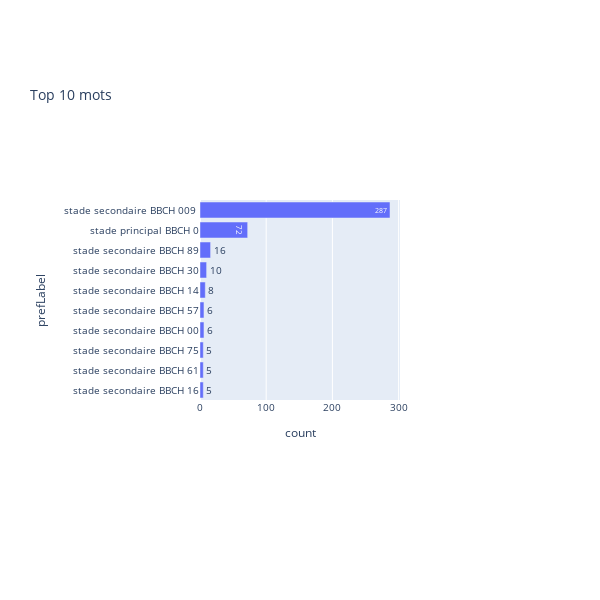

Notebook code cell kept with this figure:
### Code cell
df_sort = d2kab_baseline_freq[:10].sort_values(by='count')
fig = px.bar(df_sort, x='count', y='prefLabel',  orientation='h', text='count',
             height=600,
             title='Top 10 mots')

fig.update_layout(
    margin=dict(t=200, r=200, b=200, l=200),
    showlegend=False,
    font_size=10,
    width=600, height=600,
    autosize=False)


fig.show()

### Figure 1 — Plotly figure (JSON) as saved in the notebook; plotly's stock layout.template omitted (floating-point values rounded to 4 significant figures)
{"data": [{"alignmentgroup": "True", "hovertemplate": "count=%{text}<br>prefLabel=%{y}<extra></extra>", "legendgroup": "", "marker": {"color": "#636efa"}, "name": "", "offsetgroup": "", "orientation": "h", "showlegend": false, "text": [5, 5, 5, 6, 6, 8, 10, 16, 72, 287], "textposition": "auto", "type": "bar", "x": [5, 5, 5, 6, 6, 8, 10, 16, 72, 287], "xaxis": "x", "y": ["stade secondaire BBCH 16", "stade secondaire BBCH 61", "stade secondaire BBCH 75", "stade secondaire BBCH 00", "stade secondaire BBCH 57", "stade secondaire BBCH 14", "stade secondaire BBCH 30", "stade secondaire BBCH 89", "stade principal BBCH 0", "stade secondaire BBCH 009 "], "yaxis": "y"}], "layout": {"autosize": false, "barmode": "relative", "font": {"size": 10}, "height": 600, "legend": {"tracegroupgap": 0}, "margin": {"b": 200, "l": 200, "r": 200, "t": 200}, "showlegend": false, "title": {"text": "Top 10 mots"}, "width": 600, "xaxis": {"anchor": "y", "domain": [0, 1], "title": {"text": "count"}}, "yaxis": {"anchor": "x", "domain": [0, 1], "title": {"text": "prefLabel"}}}}
